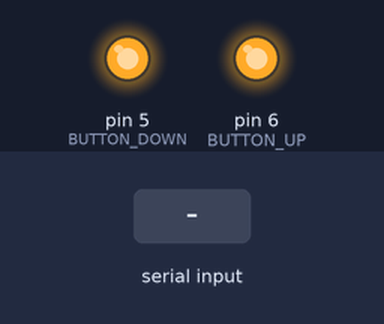
The sketch below on a simulated Arduino Nano, built with avr-gcc and run on an emulated ATmega328P. On the bench: output pins drawn as LEDs (lit = HIGH). The inputs (shaded band) are chosen by the test bench. What the sketch prints to the serial monitor is not drawn.

Above: at 1.2 s.
1.3 s: "1#" received over Serial
Timing chart, 0 to 4.3 s (numbered marks = the images above; inputs shaded):
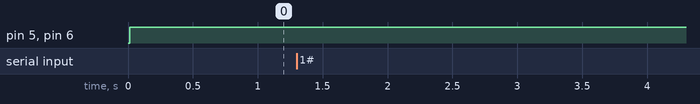

Measured:
- after the input at 1.3 s, every drawn part: stays the same

The sketch:

BT_TableControl.ino
```cpp
#include "Communication.h"
#define BUTTON_UP 6
#define BUTTON_DOWN 5

CommunicationClass communication;

String recivedMessage;

String COMMAND_UP = "UP";
String COMMAND_DOWN = "DN";

unsigned long timer_ResetComndDelay = 0;


void setup()
{
	Serial.begin(9600);
	pinMode(BUTTON_UP, OUTPUT);
	pinMode(BUTTON_DOWN, OUTPUT);
}

void loop()
{

	// Recive message
	recivedMessage = communication.ReadBytesUntil();


	// Execute Command
	if (recivedMessage == COMMAND_UP)
	{
		Serial.println("EXEC: UP");
		MoveUp();
		timer_ResetComndDelay = millis();
	}
	else if (recivedMessage == COMMAND_DOWN)
	{
		Serial.println("EXEC: DOWN");
		MoveDown();
		timer_ResetComndDelay = millis();

	}
	else if (recivedMessage == "") {
		Reset();
	}

	// Execute Timer
	// - blink and play sound
	// - cancel timer if user pushes buttons breaks


}

void Reset() {
	if (millis() - timer_ResetComndDelay > 12UL) {
		digitalWrite(BUTTON_UP, HIGH);
		digitalWrite(BUTTON_DOWN, HIGH);
	}
}

void MoveUp()
{
	digitalWrite(BUTTON_UP, LOW);
}

void MoveDown()
{
	digitalWrite(BUTTON_DOWN, LOW);
}
```

Communication.cpp
```cpp
//
//
//

#include "Communication.h"

String CommunicationClass::ReadBytesUntil()
{
	String recivedMessage = "";


	if (Serial.available() > 0)
	{
		Serial.print("RCV: ");
		const int MAX_MESSAGE_LENGTH = 35;
		char buffer[MAX_MESSAGE_LENGTH];
		size_t num_read = Serial.readBytesUntil('#', buffer, sizeof(buffer) - 1);
		buffer[num_read] = '\0'; // Set null at the end since String is NULL-terminated

		Serial.println(buffer);
		recivedMessage = buffer;
	}

	return recivedMessage;
}

String CommunicationClass::Read()
{
	String recivedMessage = "";


	if (Serial.available() > 0)
	{
		Serial.print("RCV: ");
		delay(15);

		// Read byte by byte
		while (Serial.available() > 0)
		{
			char msg = Serial.read(); // Convert byte to Char
			recivedMessage += msg;
		}
		Serial.println(recivedMessage);
	}

	return recivedMessage;
}

void CommunicationClass::init()
{
	Serial.println("Init CommunicationClass");
}


CommunicationClass Communication;
```

Communication.h
```cpp
// Communication.h

#ifndef _COMMUNICATION_h
#define _COMMUNICATION_h

#if defined(ARDUINO) && ARDUINO >= 100
	#include "arduino.h"
#else
	#include "WProgram.h"
#endif

class CommunicationClass
{
 protected:


 public:
	 String ReadBytesUntil();
	 String Read();
	void init();
};

extern CommunicationClass Communication;

#endif
```
